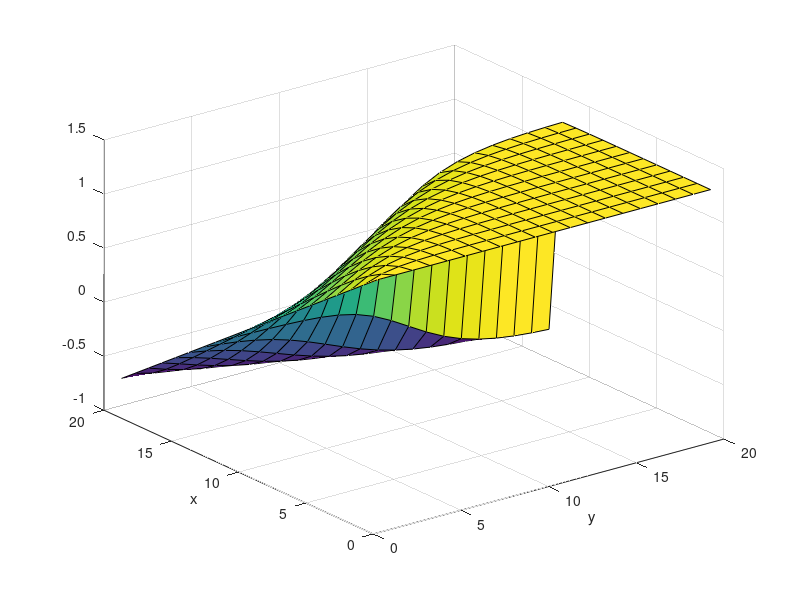
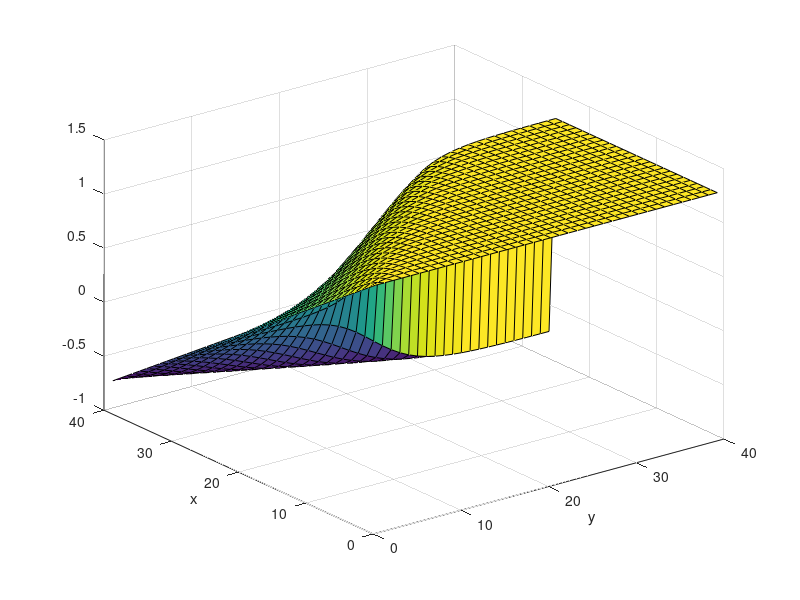

These charts were generated, in order, by the following MATLAB code: (Note: a time limit stopped this script after it produced the figures.)
clc; clear all; close all;

init = @(x,y) 1.25-2.*x;  % Global initial condition
n = 100;  % Amount of points
for n = [20 40 80]
	c = n-1;  % Amount of cells
	dx = 1/n;

	u = repmat(init(0:1/c:1, 0)', 1, n);  % The initial matrix
	un = u;  % The next time step

	% Stability is given by |Cx| + |Cy| <= 1
	% => |u dt/dx| + |dt/dx| <= 1
	% => |125 dt| + |100 dt| <= 1
	% => 225 dt <= 1
	% => 225 <= 1/dt
	% => 1/225 >= dt
	%
	% In general:
	% => dt <= dx/2.25
	dt = dx/2.5;  % For good measure
	co = dt/dx;
	tend = 5;

	iter = ceil(tend/dt);
	dt = tend/iter;

	has_first = false;

	% Upwind Scheme:
	for i = 1:iter
		% Prepare the variables
		uxyt = u(2:end-1,n);
		uxym1t = u(2:end-1,n-1);
		uxm1yt = u(1:end-2,n);
		uxp1yt = u(3:end,n);

		uxy = u(2:end-1,2:end-1);
		uxym1 = u(2:end-1,1:end-2);
		uxm1y = u(1:end-2,2:end-1);
		uxm1ym1 = u(1:end-2,1:end-2);
		uxyp1 = u(2:end-1,3:end);
		uxp1y = u(3:end,2:end-1);
		uxp1yp1 = u(3:end,3:end);

		ma = max(uxy, 0);
		mi = min(uxy, 0);
		mat = max(uxyt, 0);
		mit = min(uxyt, 0);

		% Actual upwind code
		un(2:end-1,2:end-1) = uxy - co*(ma.*(uxy-uxm1y)+mi.*(uxp1y-uxy)) - co*(uxy-uxym1);
		un(2:end-1,n) = uxyt - co*(mat.*(uxyt-uxm1yt)+mit.*(uxp1yt-uxyt)) - co*(uxyt-uxym1t);

		% Norm checking
		if has_first == false
			first_norm = norm(un - u);
			has_first = true;
		elseif first_norm * 1e-6 >= norm(un - u)
			fprintf('Required %d iterations to converge\n', i);
			break;
		end
		surf(un);
		drawnow;

		% Getting ready for the next iteration
		u = un;
	end

	surf(un);
	xlabel('y');
	ylabel('x');

	figure;
	contour(un);
	xlabel('y');
	ylabel('x');
	input('Press enter to continue');
end
